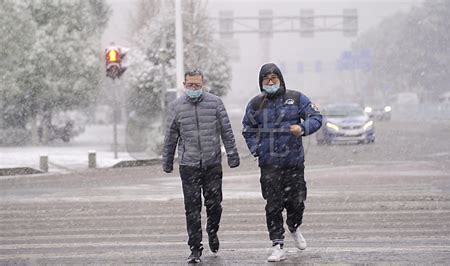
#> input picture 实验4 目标检测/PersonDetection/images/16bf9a67-0.jpg, 450 x 266 px
$ python hog.py   (older library calls are emulated)
#> lines starting #> are read from the running program, lines starting #| are printed output that depends on the picture
#> further down, img is the input picture: shape (266, 450, 3); mean B, G, R 166.3, 162.9, 167.7
# -*- coding: utf-8 -*-
"""
Created on Mon Sep 24 18:23:04 2018

@author: zy
"""

#代码来源GitHub:https://github.com/PENGZhaoqing/Hog-feature
#https://blog.csdn.net/ppp8300885/article/details/71078555
#https://www.leiphone.com/news/201708/ZKsGd2JRKr766wEd.html

import cv2
import numpy as np
import math
import matplotlib.pyplot as plt


class Hog_descriptor():
    '''
    Implementation of HOG Descriptor
    '''
    def __init__(self, img, cell_size=8, bin_size=9):
        '''
        Constructor
            Default parameters: one block consists of 2x2 cells, and the stride is 1 cell size
        args:
            img: input image (more accurately, the detection window), which should be a grayscale image.
                For pedestrian detection, the image size is generally 128x64, which is a small cropped region from the input image.
            cell_size: size of the cell, e.g., 8 means 8x8 pixels.
            bin_size: number of bins in the histogram.
        '''
#> called with cell_size = 8, bin_size = 9
        self.img = img
        '''
        Apply Gamma correction to the input image for color space normalization (standardization),
        which aims to adjust the image contrast, reduce the impact of local shadows and lighting changes,
        and suppress noise. The gamma value used here is 0.5. f(I) = I^γ
        '''
        self.img = np.sqrt(img*1.0 / float(np.max(img)))
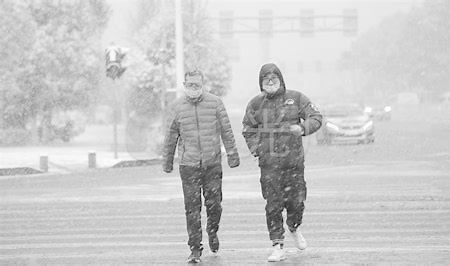
#> self.img: shape (266, 450) float64; min 0.0626, max 1, mean 0.793
        self.img = self.img * 255
        #print('img',self.img.dtype)   #float64
        # Parameter initialization
        self.cell_size = cell_size
        self.bin_size = bin_size
        self.angle_unit = 180 / self.bin_size  # Here, 180° is used
        assert type(self.bin_size) == int, "bin_size should be an integer,"
        assert type(self.cell_size) == int, "cell_size should be an integer,"
        assert 180 % self.bin_size == 0, "bin_size should be divisible by 180"

    def extract(self):
        '''
        计算图像的HOG描述符, 以及HOG-image特征图
        '''
        height, width = self.img.shape
#> height = 266; width = 450

        '''
        1. Calculate the gradient magnitude and angle for each pixel in the image
        '''
        gradient_magnitude, gradient_angle = self.global_gradient()
        gradient_magnitude = abs(gradient_magnitude)    #确保每个像素点的梯度幅度都为正值，如果幅度是负数，将导致方向直方图的权重错误，影响最终的特征提取效果。
        '''
        2. Calculate the gradient histogram for each cell in the input image to form the descriptor of each cell.
           For example, if the input image is 128x64, you can get 16x8 cells, and each cell consists of 9 bins.
        '''
        cell_gradient_vector = np.zeros((int(height / self.cell_size), int(width / self.cell_size), self.bin_size))
        # Traverse each row and each column
        for i in range(cell_gradient_vector.shape[0]):
            for j in range(cell_gradient_vector.shape[1]):
                # Calculate the feature vector of the [i][j] cell
                cell_magnitude = gradient_magnitude[i * self.cell_size:(i + 1) * self.cell_size,
                                 j * self.cell_size:(j + 1) * self.cell_size]
                cell_angle = gradient_angle[i * self.cell_size:(i + 1) * self.cell_size,
                             j * self.cell_size:(j + 1) * self.cell_size]
                cell_gradient_vector[i][j] = self.cell_gradient(cell_magnitude, cell_angle)


        # Plot the gradient orientation histogram of each cell to obtain the feature map
        hog_image = self.render_gradient(np.zeros([height, width]), cell_gradient_vector)

        '''
        3. Form a block using 2x2 cells, concatenate the features of all cells within a block to obtain the HOG feature descriptor of that block.
           Concatenate the HOG feature descriptors of all blocks within the image to obtain the HOG feature descriptor of the image (detection target).
           This is the final feature vector for classification.
        '''
        hog_vector = []
        # Default stride is the size of one cell, one block consists of 2x2 cells, traverse each block
        for i in range(cell_gradient_vector.shape[0] - 1):
            for j in range(cell_gradient_vector.shape[1] - 1):
                # Extract the feature vector of the [i][j] block
                block_vector = []
                block_vector.extend(cell_gradient_vector[i][j])
                block_vector.extend(cell_gradient_vector[i][j + 1])
                block_vector.extend(cell_gradient_vector[i + 1][j])
                block_vector.extend(cell_gradient_vector[i + 1][j + 1])
                '''Normalize the gradient histograms within the block to remove changes in lighting, shadow, etc., and increase robustness'''
                # Calculate L2 norm
                mag = lambda vector: math.sqrt(sum(i ** 2 for i in vector))
                magnitude = mag(block_vector) + 1e-5
                # Normalize
                if magnitude != 0:
                    normalize = lambda block_vector, magnitude: [element / magnitude for element in block_vector]
                    block_vector = normalize(block_vector, magnitude)
                hog_vector.append(block_vector)
        return np.asarray(hog_vector), hog_image

    def global_gradient(self):
        '''
        Calculate the gradients of the image along the x-axis and y-axis separately
        '''
        gradient_values_x = cv2.Sobel(self.img, cv2.CV_64F, 1, 0, ksize=5)  # 使用Sobel算子计算水平和垂直方向的梯度
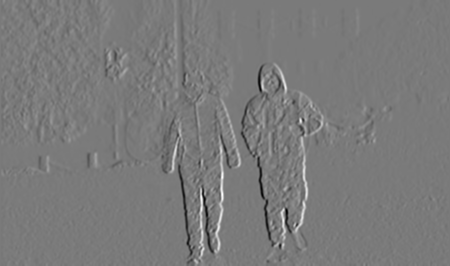
#> gradient_values_x: shape (266, 450) float64; min -7943.3, max 8560.3, mean 0.8; drawn with min black and max white
        gradient_values_y = cv2.Sobel(self.img, cv2.CV_64F, 0, 1, ksize=5)
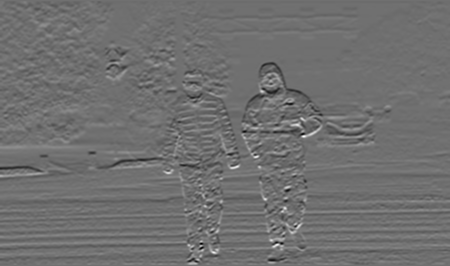
#> gradient_values_y: shape (266, 450) float64; min -5575.5, max 7080.9, mean -14.8; drawn with min black and max white
        # Calculate the gradient magnitude and gradient angle
        gradient_magnitude, gradient_angle = cv2.cartToPolar(gradient_values_x, gradient_values_y, angleInDegrees=True)
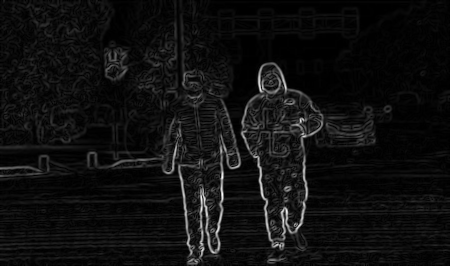
#> gradient_magnitude: shape (266, 450) float64; min 0, max 8566.2, mean 535.7; drawn with min black and max white
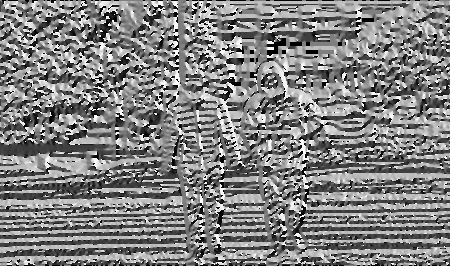
#> gradient_angle: shape (266, 450) float64; min 0, max 360, mean 182.5; drawn with min black and max white
        # Subtract 180 degrees from angles greater than 180°
        gradient_angle[gradient_angle > 180.0] -= 180
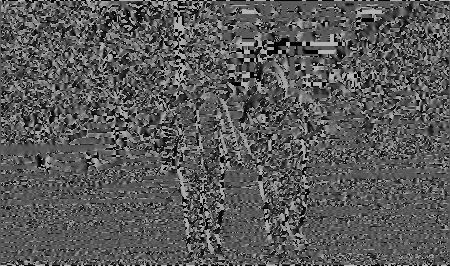
#> gradient_angle: shape (266, 450) float64; min 0, max 180, mean 89.3
        return gradient_magnitude, gradient_angle


    def cell_gradient(self, cell_magnitude, cell_angle):
        '''
        Build a gradient orientation histogram for each cell

        args:
            cell_magnitude: gradient magnitude of each pixel in the cell
            cell_angle: gradient direction of each pixel in the cell
        return:
            Returns the gradient histogram corresponding to the cell, with a length of bin_size
        '''
        orientation_centers = [0] * self.bin_size
        # Traverse each pixel in the cell
        for i in range(cell_magnitude.shape[0]):
            for j in range(cell_magnitude.shape[1]):
                # Gradient magnitude
                gradient_strength = cell_magnitude[i][j]
                # Gradient direction
                gradient_angle = cell_angle[i][j]
                # Bilinear interpolation
                min_angle, max_angle, weight = self.get_closest_bins(gradient_angle)
                orientation_centers[min_angle] += (gradient_strength * (1 - weight))
                orientation_centers[max_angle] += (gradient_strength * weight)
        return orientation_centers

    def get_closest_bins(self, gradient_angle):
        '''
        例如: 当我们把180°划分为9个bin的时候, 分别对应对应0,20,40,...160这些角度。
              角度是10,副值是4,因为角度10介于0-20度的中间(正好一半)，所以把幅值
              一分为二地放到0和20两个bin里面去。
        args:
            gradient_angle:角度
        return:
            start,end,weight: 起始bin索引,终止bin的索引,end索引对应bin所占权重
        '''
        idx = int(gradient_angle / self.angle_unit)
        mod = gradient_angle % self.angle_unit
        return idx % self.bin_size, (idx + 1) % self.bin_size, mod / self.angle_unit


    def render_gradient(self, image, cell_gradient):
        '''
        Plot the gradient orientation histogram of each cell to obtain the feature map.

        Args:
            image: Canvas, same size as the input image [h, w]
            cell_gradient: Gradient histograms for each cell of the input image, shape [h/cell_size, w/cell_size, bin_size]
        Returns:
            image: Feature map
        '''
        cell_width = self.cell_size / 2
        max_mag = np.array(cell_gradient).max()
        # Traverse each cell
        for x in range(cell_gradient.shape[0]):
            for y in range(cell_gradient.shape[1]):
                # Get the gradient histogram of the [x][y] cell
                cell_grad = cell_gradient[x][y]
                # Normalize
                cell_grad /= max_mag
                angle = 0
                angle_gap = self.angle_unit
                # Traverse each bin
                for magnitude in cell_grad:
                    # Convert to radians
                    angle_radian = math.radians(angle)
                    # Calculate start and end coordinates. The length is proportional to the magnitude (normalized),
                    # with larger magnitudes resulting in longer and brighter lines.
                    x1 = int(x * self.cell_size + cell_width + magnitude * cell_width * math.cos(angle_radian))
                    y1 = int(y * self.cell_size + cell_width + magnitude * cell_width * math.sin(angle_radian))
                    x2 = int(x * self.cell_size + cell_width - magnitude * cell_width * math.cos(angle_radian))
                    y2 = int(y * self.cell_size + cell_width - magnitude * cell_width * math.sin(angle_radian))
                    cv2.line(image, (y1, x1), (y2, x2), int(255 * math.sqrt(magnitude)))
                    angle += angle_gap
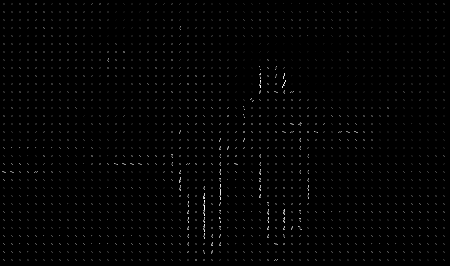
#> image: shape (266, 450) float64; min 0, max 255, mean 2.8
        return image


if __name__ == '__main__':
    #load image

    img = cv2.imread('images/16bf9a67-0.jpg')

    if img is None:
        print('Failed to load image file:', image_path)
        sys.exit(1)

    # width = 64
    # height = 128
    img_copy = img
    gray_copy = cv2.cvtColor(img_copy,cv2.COLOR_BGR2GRAY)

    #显示原图像
    plt.figure(figsize=(6.4,2.0*3.2))
    plt.subplot(1,2,1)
    plt.imshow(img_copy)

    #HOG特征提取
    hog = Hog_descriptor(gray_copy, cell_size=8, bin_size=9)
    hog_vector, hog_image = hog.extract()
    print('hog_vector',hog_vector.shape)
#| hog_vector (1760, 36)
    print('hog_image',hog_image.shape)
#| hog_image (266, 450)

    #绘制特征图
    plt.subplot(1,2,2)
    plt.imshow(hog_image, cmap=plt.cm.gray)
    plt.show()
#> figure, not shown here; B, G, R data is drawn as R, G, B

$ run again, with 实验4 目标检测/PersonDetection/images/0dd20243-8.jpg copied over 实验4 目标检测/PersonDetection/images/16bf9a67-0.jpg
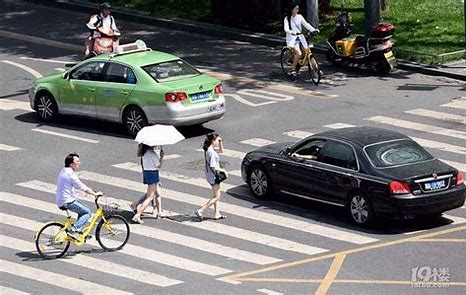
#> input picture 实验4 目标检测/PersonDetection/images/0dd20243-8.jpg, 466 x 295 px
#> img is the input picture: shape (295, 466, 3); mean B, G, R 118.6, 120.8, 121.1
#> in global_gradient, `gradient_angle[gradient_angle > 180.0] -= 180`:
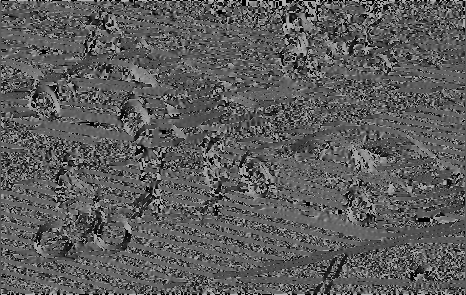
#> gradient_angle: shape (295, 466) float64; min 0, max 180, mean 92.4
#> after the loop in render_gradient, `for x in range(cell_gradient.shape[0]):`:
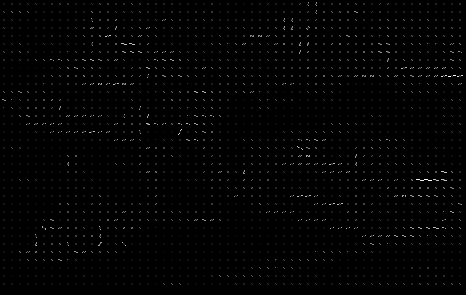
#> image: shape (295, 466) float64; min 0, max 255, mean 2.9
#| hog_vector (1995, 36)
#| hog_image (295, 466)

$ run again, with 实验4 目标检测/PersonDetection/images/796ec187-7.jpg copied over 实验4 目标检测/PersonDetection/images/16bf9a67-0.jpg
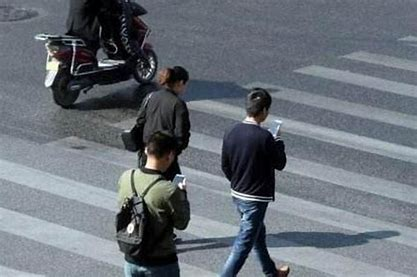
#> input picture 实验4 目标检测/PersonDetection/images/796ec187-7.jpg, 417 x 277 px
#> img is the input picture: shape (277, 417, 3); mean B, G, R 119.7, 111.5, 105
#> in global_gradient, `gradient_angle[gradient_angle > 180.0] -= 180`:
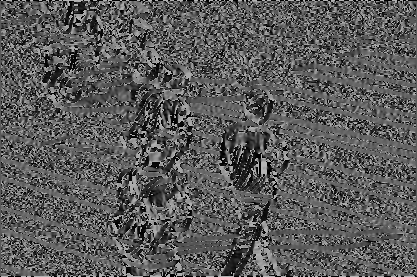
#> gradient_angle: shape (277, 417) float64; min 0, max 180, mean 90.5
#> after the loop in render_gradient, `for x in range(cell_gradient.shape[0]):`:
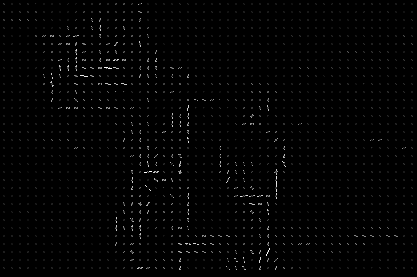
#> image: shape (277, 417) float64; min 0, max 255, mean 3.3
#| hog_vector (1683, 36)
#| hog_image (277, 417)

$ run again, with 实验4 目标检测/PersonDetection/images/9a07eb57-6.jpg copied over 实验4 目标检测/PersonDetection/images/16bf9a67-0.jpg
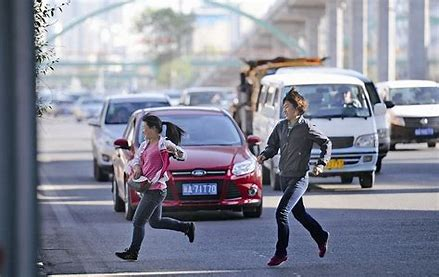
#> input picture 实验4 目标检测/PersonDetection/images/9a07eb57-6.jpg, 439 x 277 px
#> img is the input picture: shape (277, 439, 3); mean B, G, R 151, 136.1, 133.7
#> after the loop in render_gradient, `for x in range(cell_gradient.shape[0]):`:
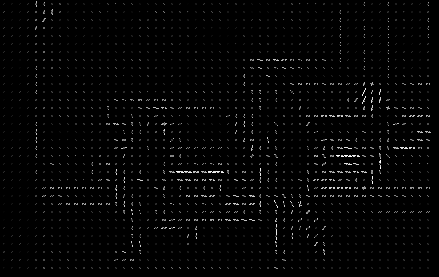
#> image: shape (277, 439) float64; min 0, max 255, mean 4.9
#| hog_vector (1749, 36)
#| hog_image (277, 439)
